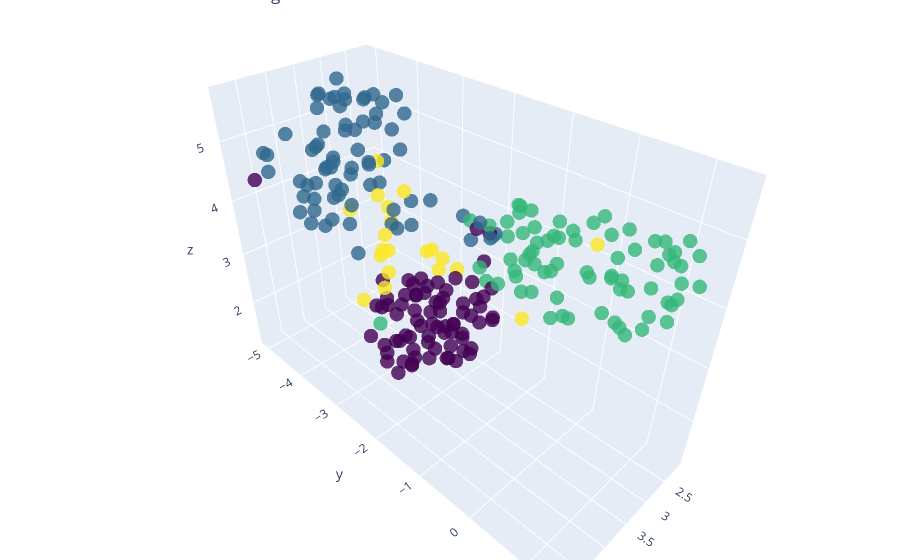

Write notebook code for a chart like this one.
### Code cell
import plotly.graph_objs as go

# Create a 3D scatter plot using Plotly
fig_umap_3d = go.Figure(data=[go.Scatter3d(
    x=umap_results_3d[:,0],
    y=umap_results_3d[:,1],
    z=umap_results_3d[:,2],
    mode='markers',
    marker=dict(
        size=5,
        color=labels,
        colorscale='Viridis',
        opacity=0.8
    ),
    text=filepaths,
    hoverinfo='text'
)])

fig_umap_3d.update_layout(
    margin=dict(l=0, r=0, b=0, t=0),
    title='3D UMAP visualization of image features'
)

fig_umap_3d.show()

### Figure 1 — Plotly figure (JSON) as saved in the notebook; plotly's stock layout.template omitted (floating-point values rounded to 4 significant figures; data arrays with more than 128 entries replaced by an {"elided": "..."} marker saying what was removed)
{"data": [{"hoverinfo": "text", "marker": {"color": {"elided": "240 int values"}, "colorscale": [[0, "#440154"], [0.1111, "#482878"], [0.2222, "#3e4989"], [0.3333, "#31688e"], [0.4444, "#26828e"], [0.5556, "#1f9e89"], [0.6667, "#35b779"], [0.7778, "#6ece58"], [0.8889, "#b5de2b"], [1, "#fde725"]], "opacity": 0.8, "size": 5}, "mode": "markers", "text": {"elided": "240 str values"}, "type": "scatter3d", "x": {"elided": "240 float values"}, "y": {"elided": "240 float values"}, "z": {"elided": "240 float values"}}], "layout": {"margin": {"b": 0, "l": 0, "r": 0, "t": 0}, "title": {"text": "3D UMAP visualization of image features"}}}
